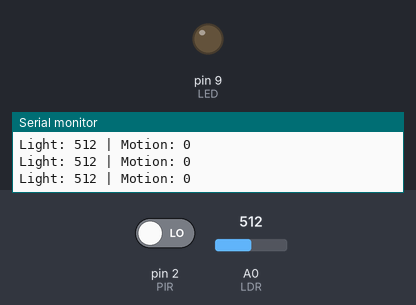
A sketch run on a simulated Arduino Uno, built with avr-gcc and run on an emulated ATmega328P. Shown: output pins drawn as LEDs (lit = HIGH), the last lines printed to the serial monitor. The test bench sets the inputs (shaded band); at power-on: A0 (LDR) = 512, pin 2 (PIR) LOW.

Above: at 1.3 s.
1.4 s: A0 (LDR) set to 686
2.9 s: A0 (LDR) set to 716
At 3.3 s:
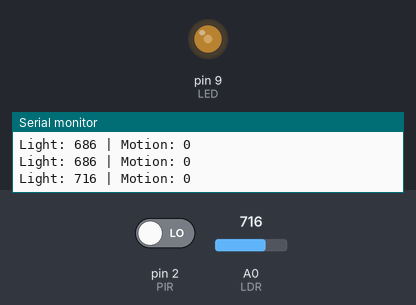
4.5 s: pin 2 (PIR) driven HIGH
At 5.7 s:
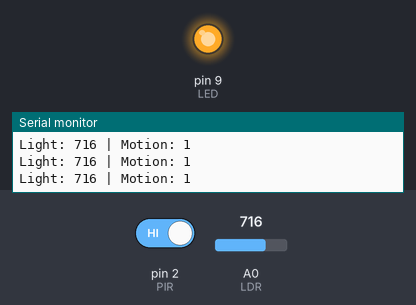
6.0 s: pin 2 (PIR) driven LOW
At 6.9 s:
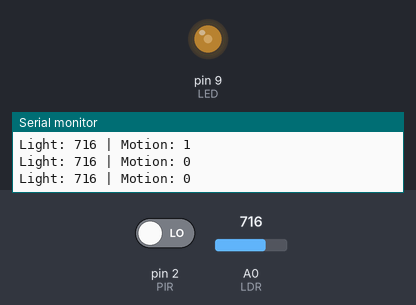
Timing chart, 0 to 8.5 s (numbered marks = the images above; inputs shaded):
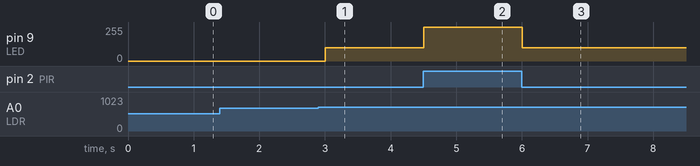

Measured:
- the behaviour switches between 700 and 701 on A0 (LDR) (found by bisection; images 0 and 1)
- after the input at 2.9 s, pin 9 (LED): 0/255 → 100/255 after 0.10 s
- after the input at 4.5 s, pin 9 (LED): 100/255 → 255/255 at once
- after the input at 6.0 s, pin 9 (LED): 255/255 → 100/255 at once

The sketch:

smart_street_lighting.ino
```cpp
int LDR = A0;       // Light sensor pin
int PIR = 2;        // PIR sensor pin
int LED = 9;        // LED output pin

void setup() {
  pinMode(PIR, INPUT);
  pinMode(LED, OUTPUT);
  Serial.begin(9600);
}

void loop() {
  int lightValue = analogRead(LDR);
  int motion = digitalRead(PIR);

  Serial.print("Light: ");
  Serial.print(lightValue);
  Serial.print(" | Motion: ");
  Serial.println(motion);

  // Adjust brightness based on conditions
  if (lightValue > 700) { // dark condition (tune this threshold)
    if (motion == HIGH) {
      analogWrite(LED, 255);  // Full brightness
    } else {
      analogWrite(LED, 100);  // Dim
    }
  } else {
    analogWrite(LED, 0); // Turn off during day
  }

  delay(500);
}
```
